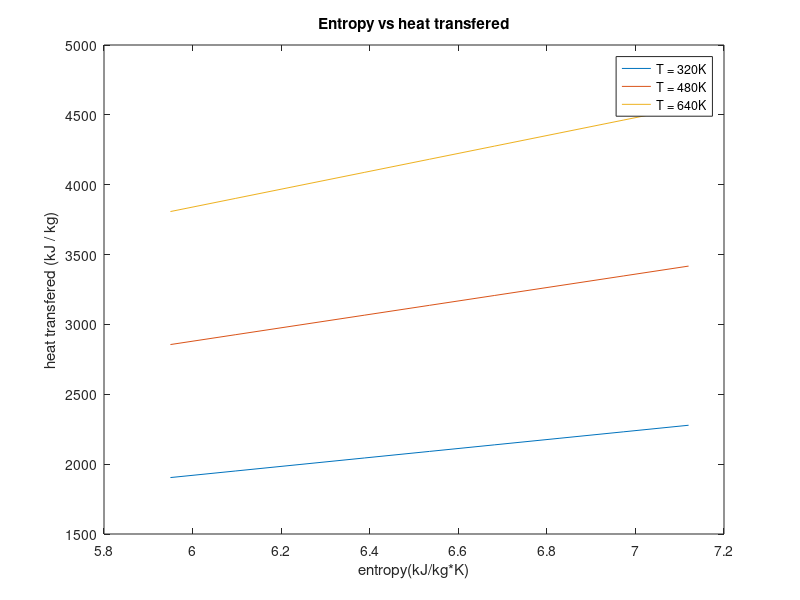

Reproduce this figure in MATLAB.

% Graphs entropy verses heat transfered at three different temperatures

s = (5.95:0.14625:7.12);
T1 = 320;
T2 = 480;
T3 = 640;
Q1 = (T1 .* s);
Q2 = (T2 .* s);
Q3 = (T3 .* s);
plot(s,Q1,s,Q2,s,Q3)
xlabel('entropy(kJ/kg*K)')
ylabel('heat transfered (kJ / kg)')
legend('T = 320K','T = 480K','T = 640K')
title('Entropy vs heat transfered')

